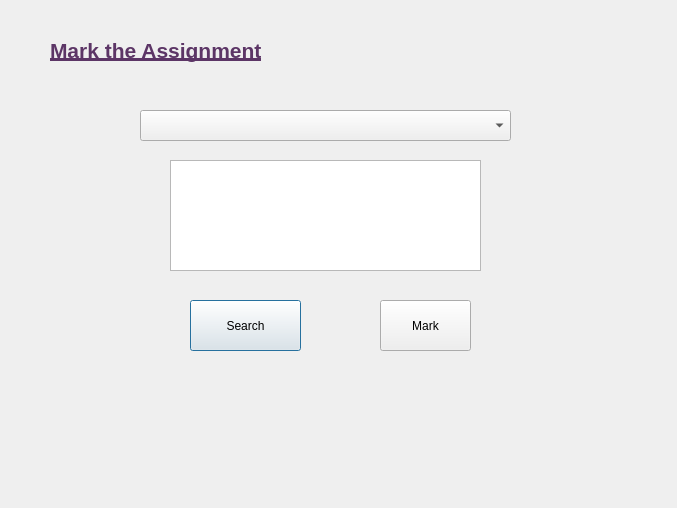
<?xml version="1.0" encoding="UTF-8"?>
<ui version="4.0">
 <class>Dialog</class>
 <widget class="QDialog" name="Dialog">
  <property name="geometry">
   <rect>
    <x>0</x>
    <y>0</y>
    <width>677</width>
    <height>508</height>
   </rect>
  </property>
  <property name="windowTitle">
   <string>Dialog</string>
  </property>
  <widget class="QComboBox" name="comboBox">
   <property name="geometry">
    <rect>
     <x>140</x>
     <y>110</y>
     <width>371</width>
     <height>31</height>
    </rect>
   </property>
  </widget>
  <widget class="QTextEdit" name="textEdit">
   <property name="geometry">
    <rect>
     <x>170</x>
     <y>160</y>
     <width>311</width>
     <height>111</height>
    </rect>
   </property>
  </widget>
  <widget class="QPushButton" name="pushButton">
   <property name="geometry">
    <rect>
     <x>190</x>
     <y>300</y>
     <width>111</width>
     <height>51</height>
    </rect>
   </property>
   <property name="text">
    <string>Search</string>
   </property>
  </widget>
  <widget class="QPushButton" name="pushButton_2">
   <property name="geometry">
    <rect>
     <x>380</x>
     <y>300</y>
     <width>91</width>
     <height>51</height>
    </rect>
   </property>
   <property name="text">
    <string>Mark</string>
   </property>
  </widget>
  <widget class="QLabel" name="label">
   <property name="geometry">
    <rect>
     <x>50</x>
     <y>30</y>
     <width>271</width>
     <height>41</height>
    </rect>
   </property>
   <property name="font">
    <font>
     <pointsize>16</pointsize>
    </font>
   </property>
   <property name="text">
    <string>&lt;html&gt;&lt;head/&gt;&lt;body&gt;&lt;p&gt;&lt;span style=&quot; font-weight:600; text-decoration: underline; color:#5c3566;&quot;&gt;Mark the Assignment&lt;/span&gt;&lt;/p&gt;&lt;/body&gt;&lt;/html&gt;</string>
   </property>
  </widget>
 </widget>
 <resources/>
 <connections/>
</ui>
